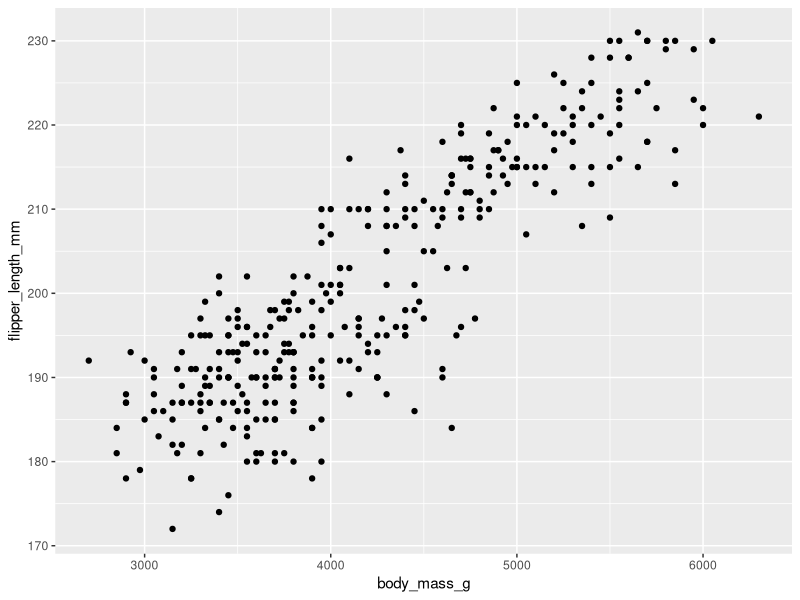
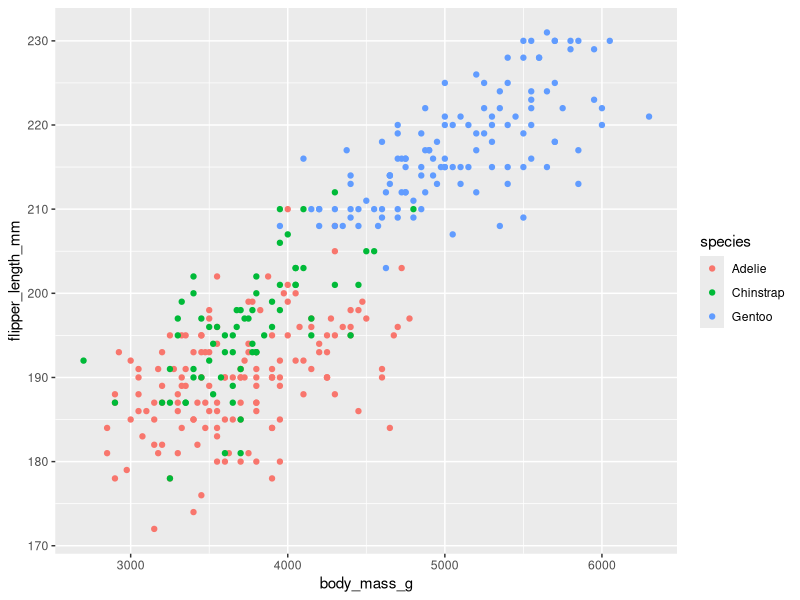
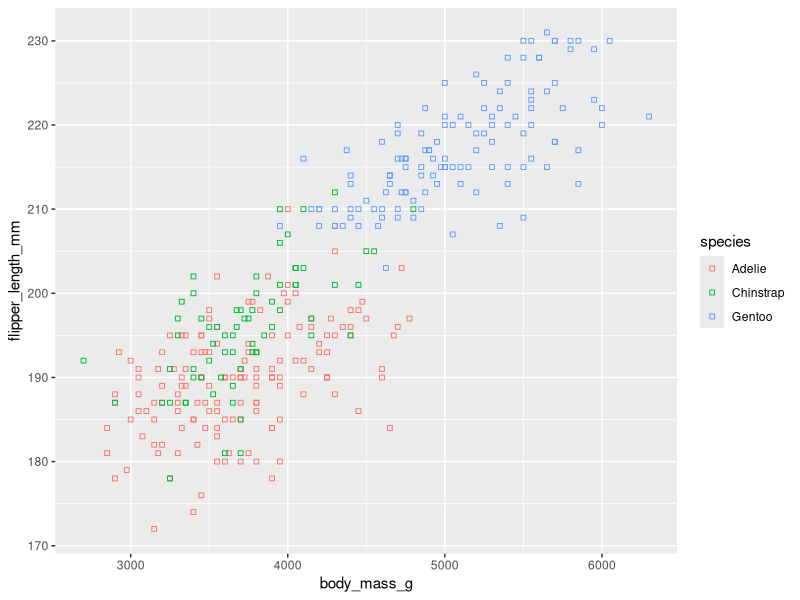
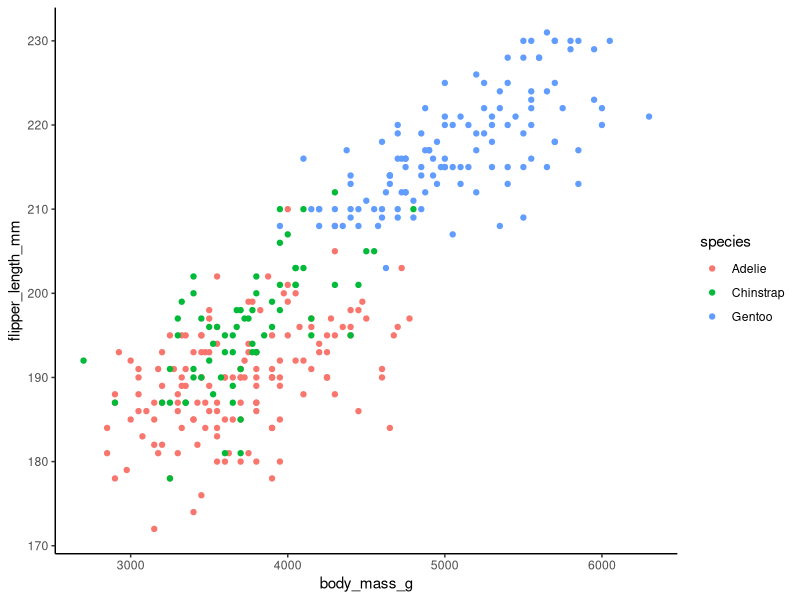
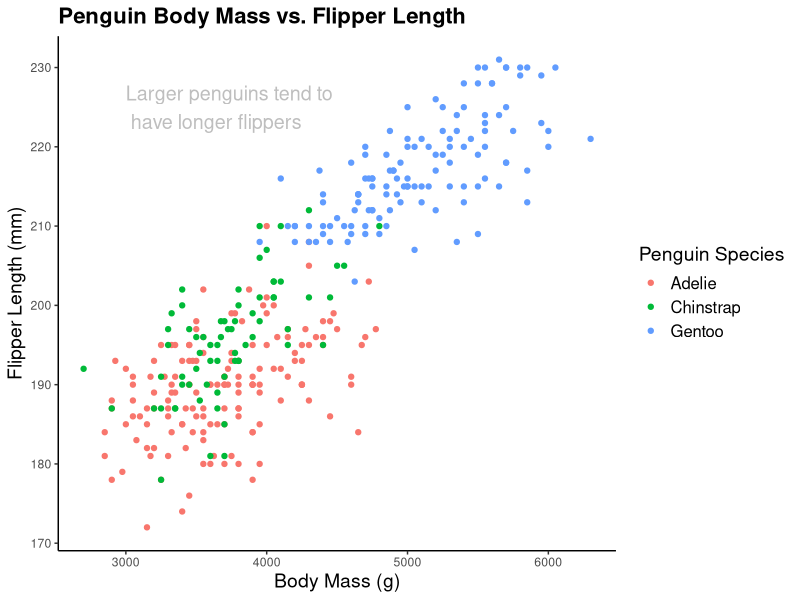
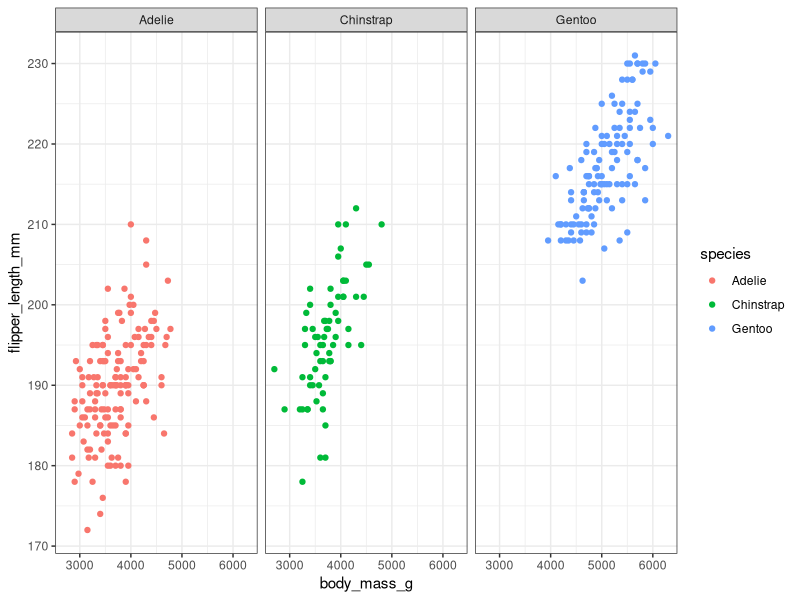
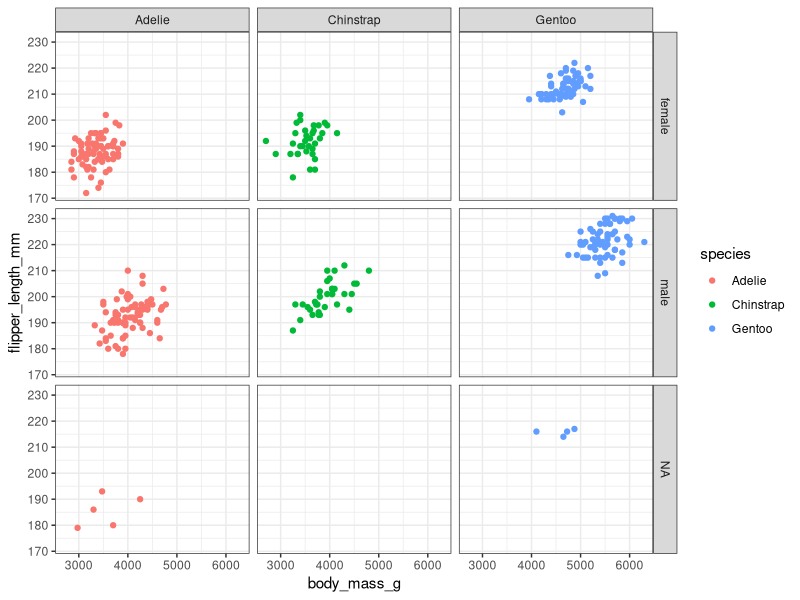

The R script that drew these images, in order:
# Code for Data Viz in R With ggplot2


# 1. Install ggplot2
install.packages("ggplot2")

# 2. Load ggplot2
library(ggplot2)

# 3. Load the dataset
install.packages("palmerpenguins")
library(palmerpenguins)

head(penguins)
?penguins



# ----------------------------------



# 4. Basic ggplot2

## 4.1 Basic graph
ggplot(penguins, aes(x = body_mass_g,
                     y = flipper_length_mm)) +
  geom_point()

## 4.2 Adding a variable
ggplot(penguins, aes(x = body_mass_g,
                     y = flipper_length_mm,
                     color = species)) +
  geom_point()

## 4.3 Defining an attribute
ggplot(penguins, aes(x = body_mass_g,
                     y = flipper_length_mm,
                     color = species)) +
  geom_point(shape = 22)



# ----------------------------------



# 5. More Customisations

## 5.1 Theme
ggplot(penguins, aes(x = body_mass_g,
                     y = flipper_length_mm,
                     color = species)) +
  geom_point() +
  theme_classic()


## 5.2 Text
ggplot(penguins, aes(x = body_mass_g,
                       y = flipper_length_mm,
                       color = species)) +
  geom_point() +
  theme_classic() +
  
  # Adjust text size
  theme(plot.title = element_text(size = 16, face = "bold"),
        axis.title.x = element_text(size = 14),
        axis.title.y = element_text(size = 14),
        legend.title = element_text(size = 14),
        legend.text = element_text(size = 12),
        strip.text = element_text(size = 14, face = "bold")) +
    
    # Add a title, labels, and a legend
    labs(title = "Penguin Body Mass vs. Flipper Length",
         x = "Body Mass (g)",
         y = "Flipper Length (mm)",
         color = "Penguin Species") +
    
    # Add annotation to each facet
    annotate("text", x = 3000, y = 225,
             label = "Larger penguins tend to \n have longer flippers",
             size = 5,
             color = "gray",
             hjust = 0)
  
## 5.3 Facet

### 5.3.1 facet_wrap()
ggplot(penguins, aes(x = body_mass_g,
                     y = flipper_length_mm,
                     color = species)) +
  geom_point() +
  theme_bw() +
  facet_wrap(~species)

### 5.3.2 facet_grid()
ggplot(penguins, aes(x = body_mass_g,
                     y = flipper_length_mm,
                     color = species)) +
  geom_point() +
  theme_bw() +
  facet_grid(sex~species)